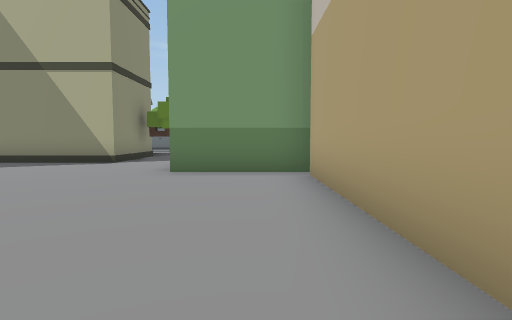
view 1 (above)

24 first-person views from a walk through a 3-D level made in the Unity game engine. The camera is 1.3 m above the floor, tilts 4° down and sees 80° across. The floor is counted in squares, 2 m on a side. Each view is taken from the middle of a square. On the plan, view 1 faces up. The plan holds only what a view shows up to about 10 squares ahead; the rest is blank. The place goes on beyond the plan. The player character is not drawn. Some surface patterns are stand-ins.

view 2
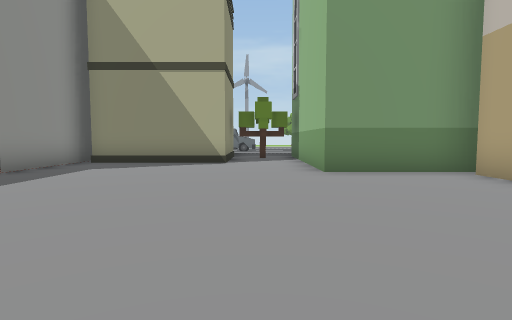

view 3
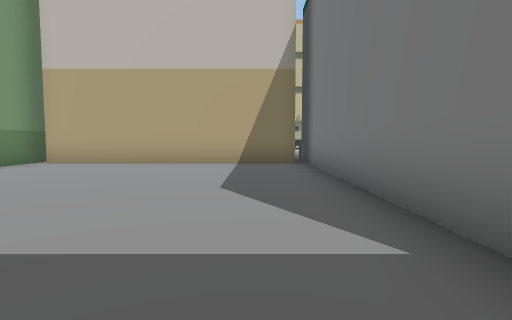

view 4
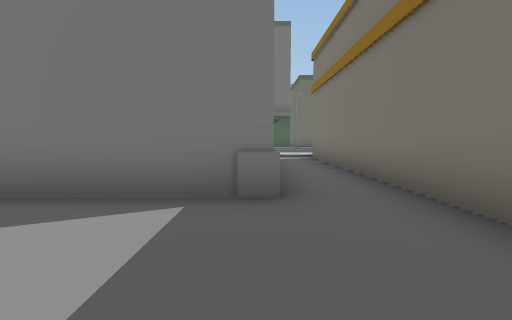

view 5
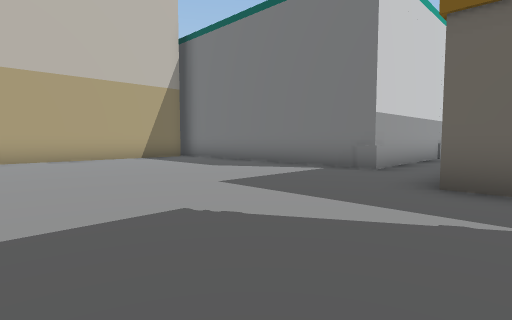

view 6
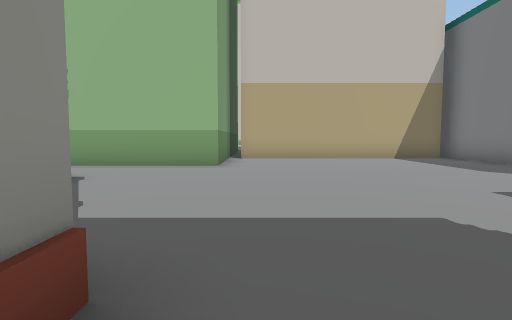

view 7
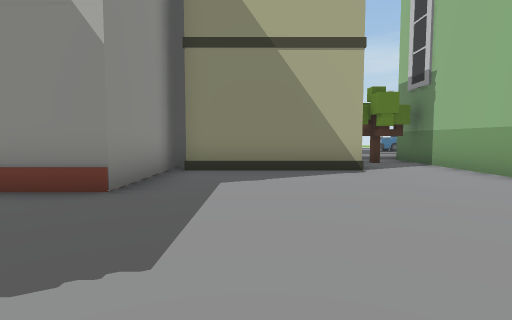

view 8
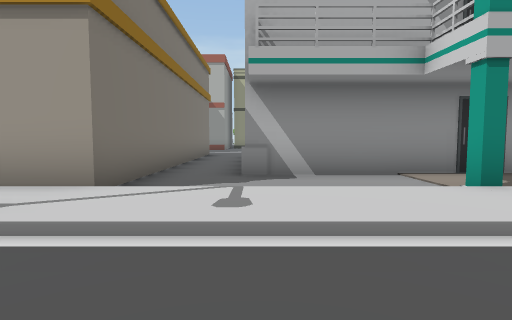

view 9
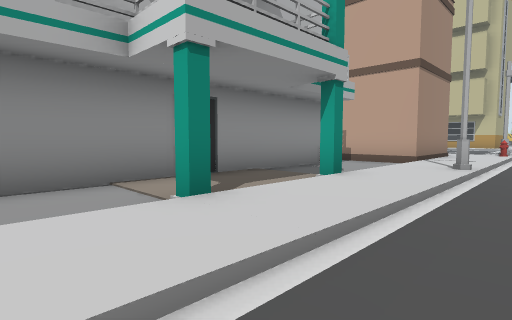

view 10
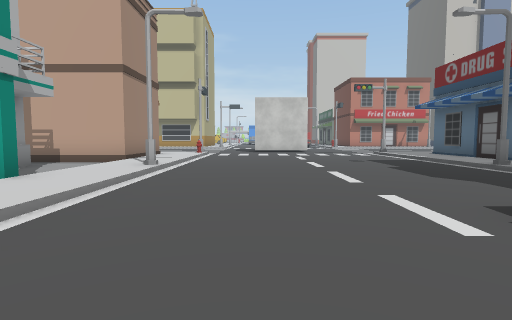

view 11
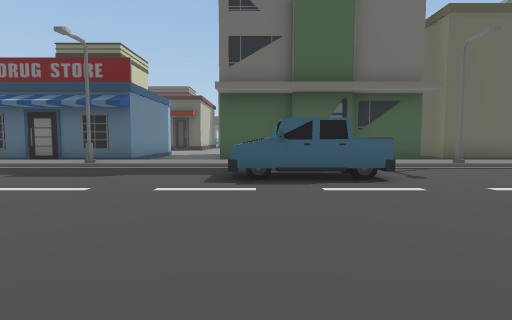

view 12
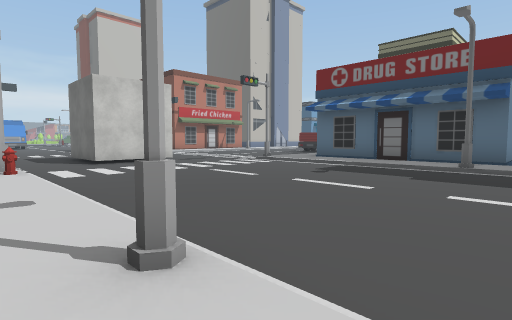

view 13
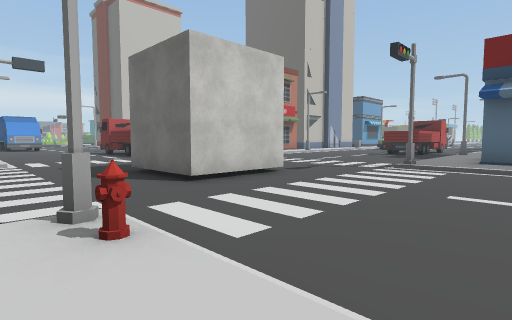

view 14
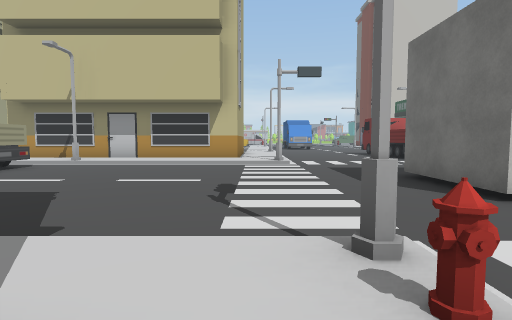

view 15
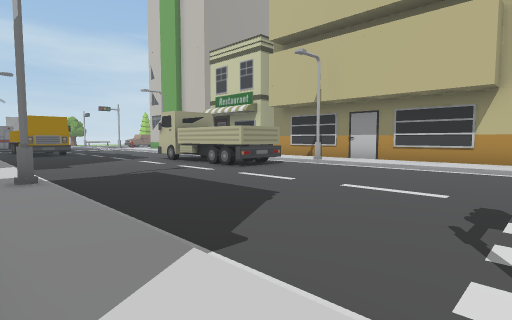

view 16
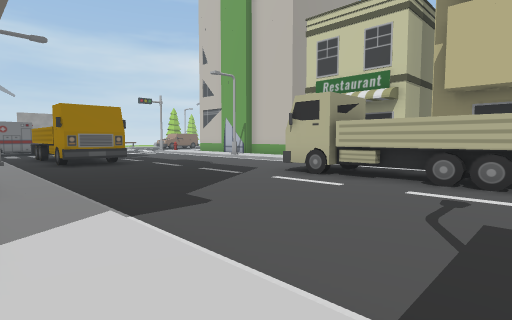

view 17
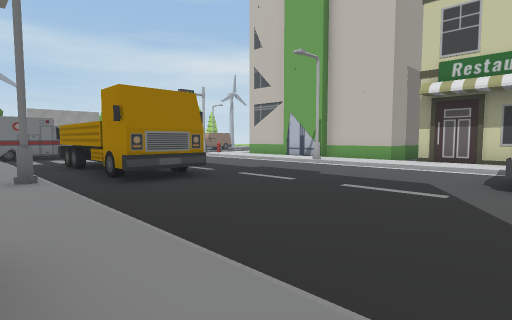

view 18
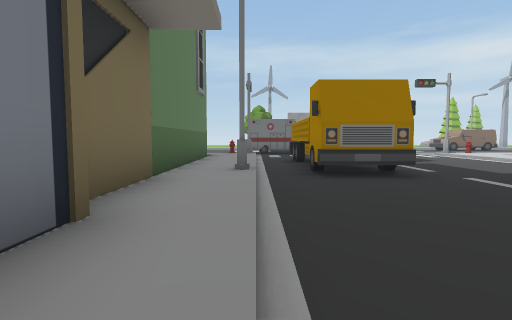

view 19
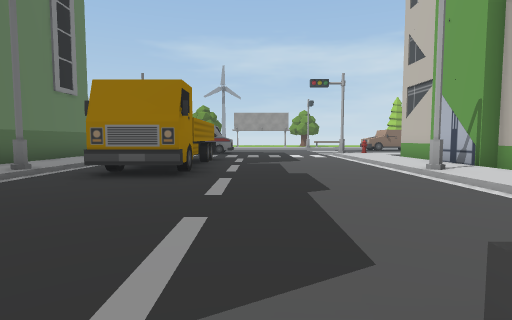

view 20
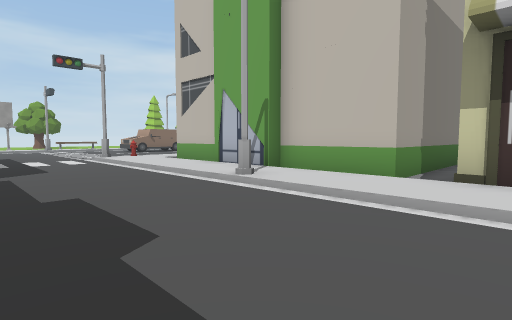

view 21
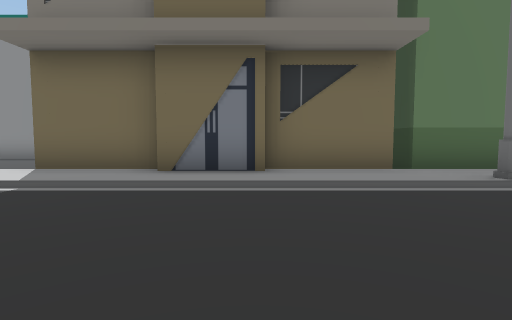

view 22
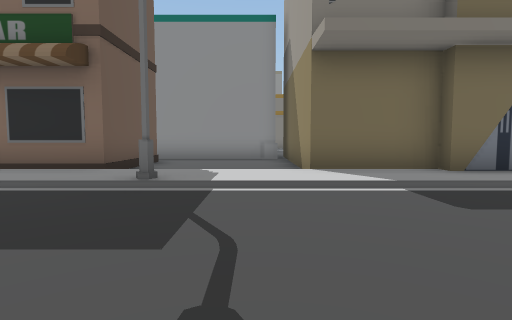

view 23
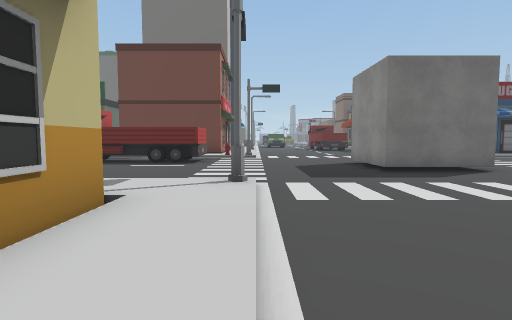

view 24
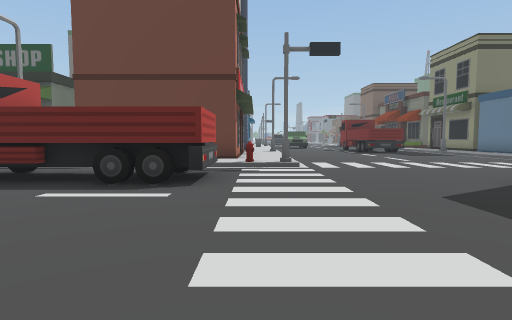

### Floor plan
Key: @ floor where view 1 was taken; # wall or solid block; . main floor; : floor 0.25 m higher than the main floor; / step, stairs or slope; ^ raised ledge; B building; T tree; S streetlight; H hydrant; R truck.
Columns run from 9 left of view 1 to 18 right of it. Each row starts with its distance up from view 1.
 11       ..B      B:/....../:B
 10  ^   BTT       B:/RR..../:B
  9  ^   B..B      B:/RR..../:B
  8  ^BBBB..B      B:/RR..../:B
  7  #......B      B:SRR....S:B
  6 ##......BBBB   B:/.R..../:B
  5 ..........B    B:/....../:BB
  4 ..........B    B:/....../:B
  3 ..........B    BB/....../:B
  2 ..........B     B/....../:B
  1 ..........B    B:/....RR/ BB
  0 BB.......@B    B:/....RR/
 -1  B........BBBBBB:/....R / B
 -2  B.#########... :/....RR/:B
 -3  B.#       #... :/....RR/:B
 -4  B.#       #... :S......S:B
 -5  B.#       #.###:/....../:B
 -6  B.#########.###:/....../:B
 -7  B...........###:/....../:B
 -8 BB....#.#....###:/....../:B
 -9 :::::::::::::::::/....../::
-10   /////////S////H/......#//
-11   ..........................
-12    ................###......
-13   .................###......
-14   .................###......
-15  ...RRR............. .....RR
-16 ....R R...................RR
-17 /S/   /////S/////#....../H/
-18 :::    ::::::::::/....../::
-19 #BBBBBBB  ######:/....../:#
-20           #     :/....../:#

Positions as (right, up) in squares from view 1, and headings:
1: (0, 0), facing up
2: (-3, 0), facing up
3: (-7, 0), facing right
4: (-6, 2), facing down
5: (-9, 5), facing down-right
6: (-9, 5), facing right
7: (-6, 2), facing up
8: (-6, -12), facing up
9: (-5, -11), facing up-right
10: (-5, -12), facing right
11: (-3, -9), facing down
12: (0, -9), facing down-right
13: (5, -9), facing down-right
14: (6, -9), facing right
15: (7, -9), facing up-right
16: (7, -3), facing up-right
17: (7, 1), facing up-right
18: (8, 1), facing up
19: (12, 1), facing up
20: (12, 3), facing up-right
21: (12, 3), facing left
22: (12, -2), facing left
23: (15, -5), facing down
24: (16, -10), facing down
